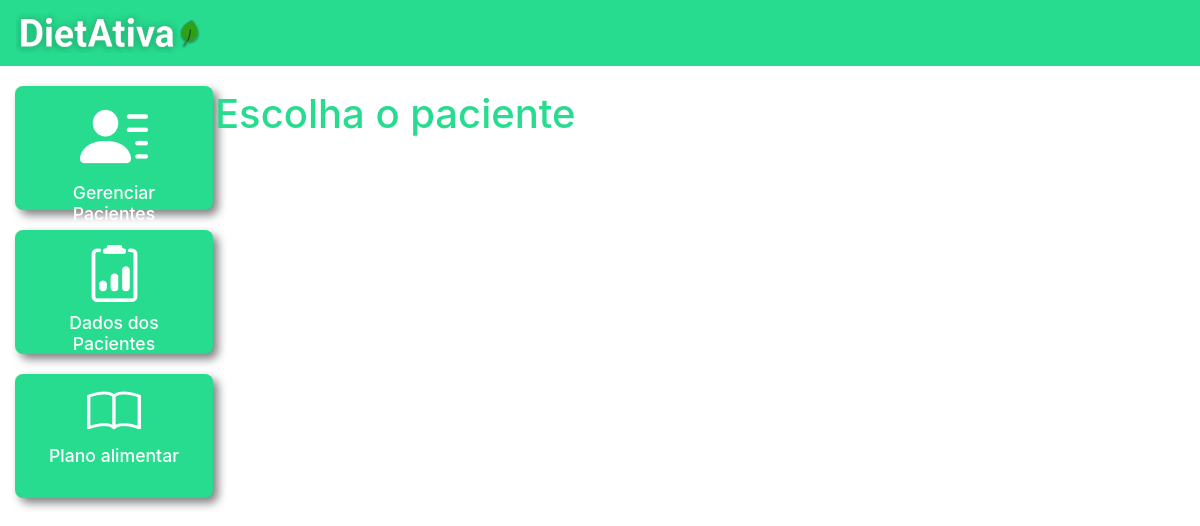
Before: /dados_paciente/ (signed in) with the older database file.
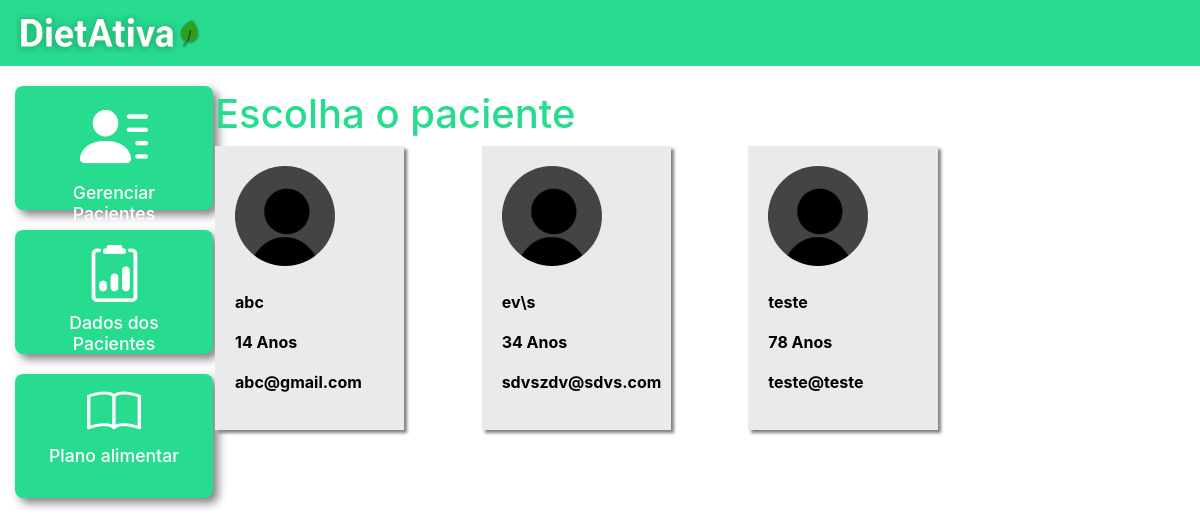
After: the same page with the newer database file.
### plataforma/models.py (models this page shows, shortened)
class Pacientes(models.Model):
    choices_sexo = (('F', 'Feminino'),
                    ('M', 'Masculino'))
    nome = models.CharField(max_length=50)
    sexo = models.CharField(max_length=1, choices=choices_sexo)
    idade = models.IntegerField()
    email = models.EmailField()
    telefone = models.CharField(max_length=19)
    nutri = models.ForeignKey(User, on_delete=models.CASCADE)

### plataforma/views.py (the view)
# urls.py: path('dados_paciente/', views.dados_paciente_listar, name="dados_paciente_listar"),
@login_required(login_url='/auth/logar/')
def dados_paciente_listar(request):
        if request.method == "GET":
            pacientes = Pacientes.objects.filter(nutri=request.user)
            return render(request, 'dados_paciente_listar.html', {'pacientes': pacientes})

### plataforma/templates/dados_paciente_listar.html (shortened to what this page needs)
{% extends 'base_plataforma.html' %}
{% load static %}
{% block 'plataforma' %}
    <br>
		<h1 class="titulo">Escolha o paciente</h1>
    <div  class="row">
        {% for paciente in pacientes%}
            <div class="col-md-4">
                <a href="{% url 'dados_paciente' paciente.id %}" class="link-hover">
                    <div class="card-paciente">
                        <div class="foto-perfil">
                            {% if paciente.sexo == "M"%}
                                <img src="{% static 'plataforma/img/usuario.png' %}">
                            {% else %}
                                <img src="{% static 'plataforma/img/usuario.png' %}">
                            {% endif %}
                        </div>
                        <br>
                        <p class="dados">{{paciente.nome}}</p>
                        <p class="dados">{{paciente.idade}} Anos</p>
                        <p class="dados">{{paciente.email}}</p>
                    </div>
                </a>
            </div>
        {% endfor %}
    </div>
{% endblock%}

Changed rows visible on the page:
added Pacientes: nome "abc", idade "14", email "abc@gmail.com"
added Pacientes: nome "ev\\s", idade "34", email "sdvszdv@sdvs.com"
added Pacientes: nome "teste", idade "78", email "teste@teste"
